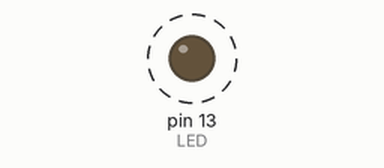
This sketch was run on a simulated Arduino Uno, built with avr-gcc and run on an emulated ATmega328P. Shown: output pins drawn as LEDs (lit = HIGH). Dashed ring = blinking.

Above: at 0.5 s.
Timing chart, 0 to 4.6 s (numbered marks = the images above):
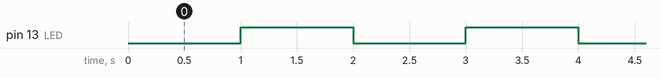

Measured:
- by itself, pin 13 (LED): alternates HIGH for 1.0 s and LOW for 1.0 s

The sketch:

PollingTimer.ino
```cpp
#ifndef F_CPU
#define F_CPU 16000000UL // 16 MHz clock speed
#endif

//16.000.000 Hz / 1024 = 15.625

int main(void)
{
  DDRB |= (1 << PB5);  // Ausgabe LED festlegen
  // Timer 1 Konfiguration
  //         keine Pins verbunden
  TCCR1A  = 0;
  TCCR1B  = 0;
  // Timerwert
  TCNT1   = 0;
  TCCR1B |= (1 << CS12) | (1 <<CS10);  // 1024 als Prescale-Wert

  while (1) //infinite loop
  {
     if (TCNT1>15625){
        TCNT1 = 0;
        PINB = (1 << PB5); // LED ein und aus
     }
  }
}
```
